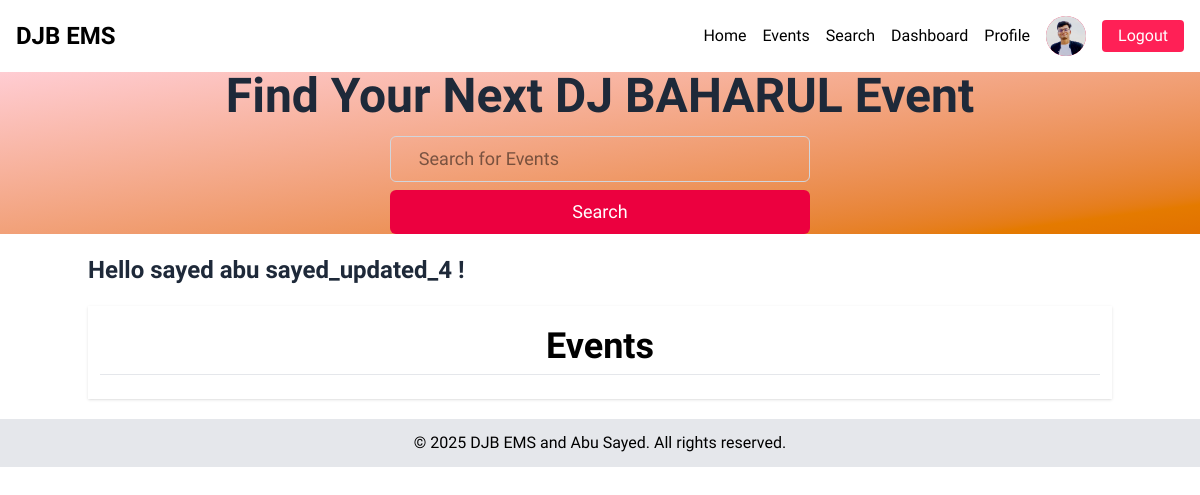
The app's page / (signed in) with its own data.
### users/models.py (models this page shows, shortened)
class CustomUser(AbstractUser):
    phone_number = models.CharField( max_length=17, blank=True, null=True)
    profile_picture = models.ImageField(upload_to='profile_images', blank=True, null=True, default='profile_images/default.png')

### event__mannagment_app/views.py (the view)
# urls.py: path("", HomeView.as_view(),name="home"),
class HomeView(View):
    template_name = "home.html"
    def get(self, request, *args, **kwargs):
        events = Event.objects.prefetch_related("participant").select_related("category").all()
        user_permitted = request.user.is_authenticated and is_admin(request.user)
        context = {
            "events": events,
            "title": "Events",
            "user_permitted": user_permitted
        }
        return render(request, self.template_name, context)

### utils/auth.py (called while the page is built)
def is_admin(user):
    return user.groups.filter(name="admin").exists()

### templates/home.html (shortened to what this page needs)
{% extends 'base.html' %}
{% load static %}
{% block content %}
<section class="hero-area   bg-gradient-to-br from-rose-200 to-amber-600">
    <div class="container mx-auto h-[60vh] flex items-center justify-center flex-col px-2">
        <h1 class="text-5xl font-bold text-gray-800 mb-4">Find Your Next DJ BAHARUL Event</h1>
        <form action="/events/search" method="get">
            <div class=" ">
                <input
                type="search"
                name="q"
                id="search"
                placeholder="Search for Events"
                class="w-full px-7 py-2 text-lg border border-gray-300 rounded-md  "
                />
                <button
                type="submit"
                class=" w-full  px-7 py-2 mt-2 text-lg bg-rose-600 text-white rounded-md cursor-pointer hover:bg-rose-700"
                >
                Search
            </button>
        </div>
    </form>
    </div>
</section>
<section class="event-list my-5">
    <div class="container mx-auto">
         {% if user.is_authenticated %}
            <p class="text-2xl font-bold text-gray-800 mb-4">Hello {{user.username}} {{user.first_name}} {{user.last_name}} !</p>
         {% endif %}
         <section class="my-5">
          {% include 'event-list.html' %}
          </section>
    </div>
</section>
{% endblock content %}

### templates/base.html (shortened to what this page needs)
{% load static %}
<!DOCTYPE html>
<html lang="en">
  <head>
    <link href="{% static 'css/output.css' %}" rel="stylesheet" />
    <link href="{% static 'css/style.css' %}" rel="stylesheet" />
  </head>
  <body>
    <nav
      class="bg-white border-gray-200 dark:bg-gray-200 fixed-top shadow-b-md"
    >
      <div
        class="max-w-screen-xl flex flex-wrap items-center justify-between mx-auto p-4"
      >
        <a href="/" class="text-2xl font-semibold"> DJB EMS </a>
        <div class="hidden w-full md:block md:w-auto" id="navbar-default">
          <ul
            class="font-medium flex justify-center items-center flex-col p-4 md:p-0 mt-4 border border-gray-100 rounded-lg bg-gray-50 md:flex-row md:space-x-4 rtl:space-x-reverse md:mt-0 md:border-0 md:bg-white dark:bg-gray-200 md:dark:bg-gray-200 dark:border-gray-200"
          >
            <li>
              <a
                href="{% url 'home' %}"
                class="block py-2 px-3 md:p-0"
                aria-current="page"
                >Home</a
              >
            </li>
            <li>
              <a href="{% url 'event-list' %}" class="block py-2 px-3 md:p-0"
                >Events</a
              >
            </li>
            <li>
              <a href="{% url 'search-view' %}" class="block py-2 px-3 md:p-0"
                >Search</a
              >
            </li>
            {% if user.is_authenticated %}
            <li>
              <a
                href="{% url 'dashboard' %}"
                class="block py-2 px-3 md:p-0"
                >Dashboard</a
              >
            </li>
            <li>
              <a
                href="{% url 'profile' %}"
                class="block py-2 px-3 md:p-0"
                >Profile</a
              >
            </li>
            <li class="w-10 h-10 bg-rose-500 text-white  rounded-full cursor-pointer hover:bg-rose-600 flex items-center justify-center">
              {% if user.profile_picture %}
              <img src="{{user.profile_picture.url}}" alt="Profile Picture" class="w-10 h-10 object-cover rounded-full">
              {% else %}
              {{user.username|slice:"1" |upper}}
              {% endif %}
            </li>
            <li class="px-4 py-0 mb-2 md:mb-0 md:py-1 bg-rose-500 text-white  rounded cursor-pointer hover:bg-rose-600">
              <a
                href="{% url 'logout' %}"
                class="block py-2 px-3 md:p-0 "
                >Logout</a
              >
            </li>
            {% endif %}
          </ul>
        </div>
      </div>
    </nav>
    <div class="min-h-[100vh-100px]">
    {% block content %} {% endblock content %}
    </div>
    <footer class="bg-gray-200 mt-5">
      <div class="container mx-auto text-center p-3">
        <p>&copy; 2025 DJB EMS and Abu Sayed. All rights reserved.</p>
      </div>
    </footer>
  </body>
</html>

### static/css/style.css (style rules this page uses)
body { font-family: "Lexend", sans-serif; }

### records on screen
CustomUser: profile_picture (picture), username "sayed", first_name "abu", last_name "sayed_updated_4"

### other values on screen
{{ title }} "Events"
